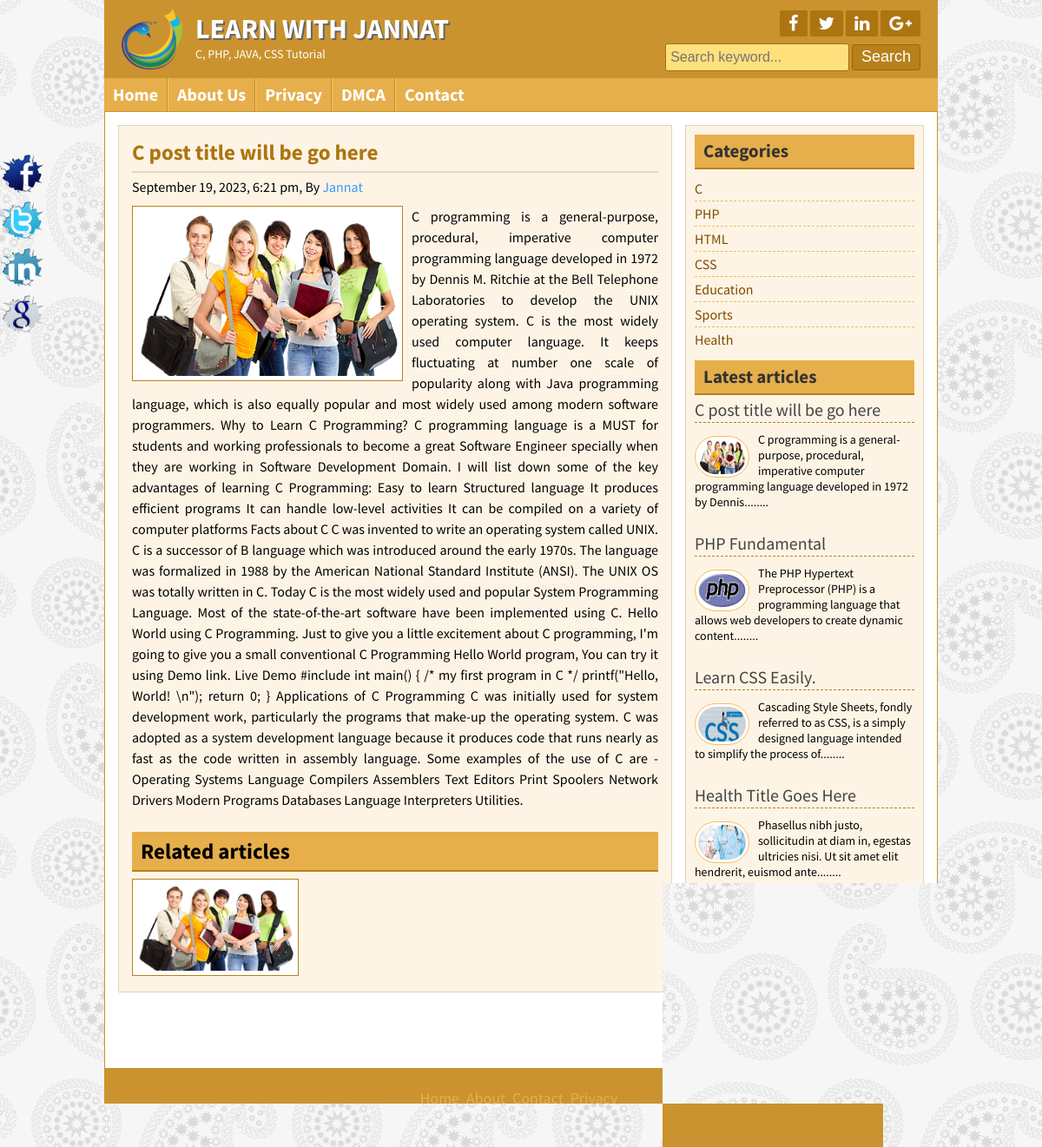
Screenshot of /project/post.php?id=7 with the database file from the repository.
### tables this page shows
CREATE TABLE `title_slogan` (
  `id` int(11) NOT NULL,
  `title` varchar(255) NOT NULL,
  `slogan` varchar(255) NOT NULL,
  `logo` varchar(255) NOT NULL
);

CREATE TABLE `tbl_social` (
  `id` int(11) NOT NULL,
  `fb` varchar(255) NOT NULL,
  `tw` varchar(255) NOT NULL,
  `ln` varchar(255) NOT NULL,
  `gp` varchar(255) NOT NULL
);

CREATE TABLE `tbl_page` (
  `id` int(11) NOT NULL,
  `name` varchar(255) NOT NULL,
  `body` text NOT NULL
);

CREATE TABLE `tbl_post` (
  `id` int(11) NOT NULL,
  `cat` int(11) NOT NULL,
  `tittle` varchar(255) NOT NULL,
  `body` text NOT NULL,
  `image` varchar(255) NOT NULL,
  `author` varchar(50) NOT NULL,
  `tags` varchar(255) NOT NULL,
  `date` timestamp NOT NULL DEFAULT current_timestamp(),
  `userid` int(11) NOT NULL
);

CREATE TABLE `tbl_category` (
  `id` int(11) NOT NULL,
  `name` varchar(50) NOT NULL
);

CREATE TABLE `tbl_footer` (
  `id` int(11) NOT NULL,
  `note` varchar(255) NOT NULL
);

### project/lib/Database.php (called while the page is built, shortened)
<?php
class Database
{
    public $host   = DB_HOST;
    public $user   = DB_USER;
    public $pass   = DB_PASS;
    public $dbname = DB_NAME;
    public $link;
    private function connectDB()
    {
        $this->link = new mysqli($this->host, $this->user, $this->pass, $this->dbname);
    }
    public function select($query)
    {
        $result = $this->link->query($query) or die($this->link->error.__LINE__);
        if ($result->num_rows > 0) {
            return $result;
        } else {
            return false;
        }
    }
}

### project/helpers/Format.php (called while the page is built, shortened)
<?php
class Format
{
    public function formatDate($date)
    {
        return date('F j, Y, g:i a', strtotime($date));
    }
    public function textShorten($text, $limit = 400)
    {
        $text = $text. " ";
        $text = substr($text, 0, $limit);
        $text = substr($text, 0, strrpos($text, ' '));
        $text = $text."........";
        return $text;
    }
}

### project/post.php (the view)
<?php include 'inc/header.php' ?>
<?php
$postid = mysqli_real_escape_string($db->link, $_GET['id']);
if (!isset($postid) || $postid == null) {
    header("Location:404.php");
} else {
    $id = $postid;
}
 ?>
	<div class="contentsection contemplete clear">
		<div class="maincontent clear">
			<div class="about">
				<?php
                $query = "SELECT * FROM tbl_post WHERE id=$id";
                $post = $db->select($query);
                if ($post) {
                    while ($result = $post->fetch_assoc()) {
                        ?>
				<h2><?php echo $result['tittle']; ?></h2>
				<h4><?php echo $fm->formatDate($result['date']); ?>, By <a href="#"><?php echo $result['author']; ?></a></h4>
				<img src="admin/<?php echo $result['image']; ?>" alt="post image"/>
				<?php echo $result['body']; ?>
				<div class="relatedpost clear">
					<h2>Related articles</h2>
					<?php
                    $catid= $result['cat'];
                        $queryrelated = "SELECT * FROM tbl_post WHERE cat='$catid' ORDER BY rand() LIMIT 6";
                        $relatedpost = $db->select($queryrelated);
                        if ($relatedpost) {
                            while ($rresult = $relatedpost->fetch_assoc()) {
                                ?>
					<a href="post.php?id=<?php echo $rresult['id']; ?>">
						<img src="admin/<?php echo $rresult['image'] ?>" alt="post image"/></a>
					<?php
                            }
                        } else {
                            echo "No Related Post Available";
                        } ?>
				</div>
				<?php
                    }
                } else {
                    header("Location:404.php");
                } ?>
	</div>
		</div>
		   <?php include 'inc/sidebar.php'; ?>
    <?php include 'inc/footer.php'; ?>

### project/inc/header.php (shortened to what this page needs)
<?php include 'lib/Database.php';?>
<?php include 'helpers/Format.php';?>
<?php
$db = new Database();
$fm = new Format();
?>
<!DOCTYPE html>
<html>
<head>
	<?php include 'scripts/css.php'; ?>
</head>
<body>
	<div class="headersection templete clear">
		<a href="index.php">
			<div class="logo">
				<?php
$query      = "SELECT * FROM title_slogan WHERE id ='1'";
$blog_title = $db->select($query);
if ($blog_title) {
    while ($result = $blog_title->fetch_assoc()) {
        ?>
				<img src="admin/<?php echo $result['logo']; ?>" alt="Logo"/>
				<h2><?php echo $result['title']; ?></h2>
				<p><?php echo $result['slogan']; ?></p>
				<?php
    }
}?>
			</div>
		</a>
		<div class="social clear">
			<div class="icon clear">
				<?php
$query        = "SELECT * FROM tbl_social WHERE id ='1'";
$social_media = $db->select($query);
if ($social_media) {
    while ($result = $social_media->fetch_assoc()) {
        ?>
				<a href="<?php echo $result['fb']; ?>" target="_blank"><i class="fa fa-facebook"></i></a>
				<a href="<?php echo $result['tw']; ?>" target="_blank"><i class="fa fa-twitter"></i></a>
				<a href="<?php echo $result['ln']; ?>" target="_blank"><i class="fa fa-linkedin"></i></a>
				<a href="<?php echo $result['gp']; ?>" target="_blank"><i class="fa fa-google-plus"></i></a>
				<?php
    }
}?>
			</div>
			<div class="searchbtn clear">
			<form action="search.php" method="get">
				<input type="text" name="search" placeholder="Search keyword..."/>
				<input type="submit" name="submit" value="Search"/>
			</form>
			</div>
		</div>
	</div>
<div class="navsection templete">
	<?php
$path = $_SERVER['SCRIPT_FILENAME'];
$currentpage = basename($path, '.php');
     ?>
	<ul>
		<li><a
<?php if ($currentpage == 'index') {
         echo 'id=active';
     } ?>
			href="index.php">Home</a></li>
		 <?php
$query = "SELECT * FROM tbl_page";
$pages = $db->select($query);
if ($pages) {
    while ($result = $pages->fetch_assoc()) {
        ?>
                    <li><a
<?php if (isset($_GET['pageid']) && $_GET['pageid'] == $result['id']) {
            echo 'id="active"';
        } ?>
                    	href="page.php?pageid=<?php echo $result['id']; ?>"><?php echo $result['name']; ?></a> </li>
                            <?php
    }
}?>
		<li><a
<?php if ($currentpage == 'contact') {
    echo 'id=active';
} ?>
			href="contact.php">Contact</a></li>
	</ul>
</div>

### project/inc/sidebar.php
<div class="sidebar clear">
			<div class="samesidebar clear">
				<h2>Categories</h2>
					<ul>
					<?php
                $query = "SELECT * FROM tbl_category";
                $category = $db->select($query);
                if ($category) {
                    while ($result = $category->fetch_assoc()) {
                        ?>
						<li><a href="posts.php?category=<?php echo $result['id']; ?>"><?php echo $result['name'] ?></a></li>
					<?php
                    }
                } else {
                    ?>
				<li>No Category Created.</li>
			<?php
                } ?>
					</ul>
			</div>
			<div class="samesidebar clear">
				<h2>Latest articles</h2>
				<?php
            $query = "SELECT * FROM tbl_post LIMIT 5";
            $post = $db->select($query);
            if ($post) {
                while ($result = $post->fetch_assoc()) {
                    ?>
					<div class="popular clear">
						<h3><a href="post.php?id=<?php echo $result['id']; ?>"><?php echo $result['tittle']; ?></a></h3>
						<a href="post.php?id=<?php echo $result['id']; ?>"><img src="admin/<?php echo $result['image']; ?>" alt="post image"/></a>
						 <?php echo $fm->textShorten($result['body'], 120); ?>
					</div>
					<?php
                }
            } else {
                header("Location:404.php");
            } ?>
			</div>
		</div>

### project/inc/footer.php (shortened to what this page needs)
</div>
	<div class="footersection templete clear">
	  <div class="footermenu clear">
		<ul>
			<li><a href="#">Home</a></li>
			<li><a href="#">About</a></li>
			<li><a href="#">Contact</a></li>
			<li><a href="#">Privacy</a></li>
		</ul>
	  </div>
	  <?php
                    $query = "SELECT * FROM tbl_footer WHERE id ='1'";
                    $footernote = $db->select($query);
                    if ($footernote) {
                        while ($result = $footernote->fetch_assoc()) {
                            ?>
	  <p>&copy; <?php echo $result['note'] ?> 2017- <?php echo date('Y'); ?></p>
	  <?php
                        }
                    } ?>
	</div>
	<div class="fixedicon clear">
		<?php
                    $query = "SELECT * FROM tbl_social WHERE id ='1'";
                    $social_media = $db->select($query);
                    if ($social_media) {
                        while ($result = $social_media->fetch_assoc()) {
                            ?>
		<a href="<?php echo $result['fb']; ?>" target="_blank"><img src="images/fb.png" alt="Facebook"/></a>
		<a href="<?php echo $result['tw']; ?>" target="_blank"><img src="images/tw.png" alt="Twitter"/></a>
		<a href="<?php echo $result['ln']; ?>" target="_blank"><img src="images/in.png" alt="LinkedIn"/></a>
		<a href="<?php echo $result['gp']; ?>" target="_blank"><img src="images/gl.png" alt="GooglePlus"/></a>
		<?php
                        }
                    } ?>
	</div>
</body>
</html>

### project/theme/default.css (style rules this page uses)
.headersection, .footersection { background: #ca932f none repeat scroll 0 0; }
.icon a { background: #ac7511 none repeat scroll 0 0; }
.searchbtn input[type="text"] { background: #ffe07c none repeat scroll 0 0; border:1px solid #a56e0a; }
.searchbtn input[type="submit"] { border: 1px solid #9d6602; }
input[type="submit"] { background: #b7801c none repeat scroll 0 0; border:1px solid #9d6602; }
.navsection { background: #e6af4b none repeat scroll 0 0; }
.navsection ul li { border-left: 1px solid #fdc662; border-right: 1px solid #c18a26; }
.maincontent, .sidebar { background: #fef4e5 none repeat scroll 0 0; }
.contentsection { border: 1px solid #ca932f; }
.samesidebar h2 { background: #e6af4b none repeat scroll 0 0; border-bottom: 2px solid #b7801c; color: #333; }
.footermenu ul li a { color: #e6af4b; }
.samepost h2, .about h2 { color: #ac7511; }
.about img { border: 1px solid #b7801c; }
.relatedpost h2 { background: #e6af4b none repeat scroll 0 0; border-bottom: 2px solid #b7801c !important; }

### rows the page displays
title_slogan: logo (picture), title "LEARN WITH JANNAT", slogan "C, PHP, JAVA, CSS Tutorial"
tbl_page: name "About Us"
tbl_page: name "Privacy"
tbl_page: name "DMCA"
tbl_post: tittle "C post title will be go here", date "September 19, 2023, 6:21 pm", author "Jannat", image (picture), body "C programming is a general-purpose, procedural, imperative computer programming language developed in 1972 by Dennis M. Ritchie at the Bell Telephone Laboratories to develop the UNIX operating system. C is the most widely used computer language. It keeps fluctuating at number one scale of popularity along with Java programming language, which is also equally popular and most widely used among modern software programmers. Why to Learn C Programming? C programming language is a MUST for students and working professionals to become a great Software Engineer specially when they are working in Software Development Domain. I will list down some of the key advantages of learning C Programming:…", body "C programming is a general-purpose, procedural, imperative computer programming language developed in 1972 by Dennis........"
tbl_category: name "C"
tbl_category: name "PHP"
tbl_category: name "HTML"
tbl_category: name "CSS"
tbl_category: name "Education"
tbl_category: name "Sports"
tbl_category: name "Health"
tbl_post: tittle "PHP Fundamental", image (picture), body "The PHP Hypertext Preprocessor (PHP) is a programming language that allows web developers to create dynamic content........"
tbl_post: tittle "Learn CSS Easily.", image (picture), body "Cascading Style Sheets, fondly referred to as CSS, is a simply designed language intended to simplify the process of........"
tbl_post: tittle "Health Title Goes Here", image (picture), body "Phasellus nibh justo, sollicitudin at diam in, egestas ultricies nisi. Ut sit amet elit hendrerit, euismod ante........"
tbl_post: tittle "Sports title goes here.", image (picture), body "Lorem ipsum dolor sit amet, consectetur adipiscing elit. In hendrerit et tortor a tincidunt. Aliquam malesuada, diam........"
tbl_footer: note "LEARN WITH JANNAT"
